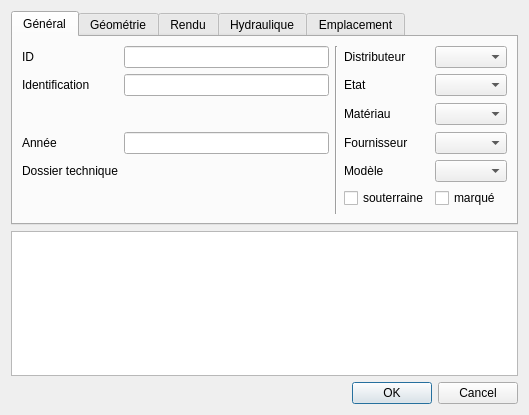
<?xml version="1.0" encoding="UTF-8"?>
<ui version="4.0">
 <class>Dialog</class>
 <widget class="QDialog" name="Dialog">
  <property name="geometry">
   <rect>
    <x>0</x>
    <y>0</y>
    <width>529</width>
    <height>415</height>
   </rect>
  </property>
  <property name="windowTitle">
   <string>Hydrantes</string>
  </property>
  <layout class="QGridLayout" name="gridLayout">
   <item row="11" column="0">
    <widget class="QDialogButtonBox" name="buttonBox">
     <property name="orientation">
      <enum>Qt::Horizontal</enum>
     </property>
     <property name="standardButtons">
      <set>QDialogButtonBox::Cancel|QDialogButtonBox::Ok</set>
     </property>
    </widget>
   </item>
   <item row="0" column="0">
    <widget class="QTabWidget" name="tabWidget">
     <property name="currentIndex">
      <number>0</number>
     </property>
     <widget class="QWidget" name="tab">
      <attribute name="title">
       <string>Général</string>
      </attribute>
      <layout class="QGridLayout" name="gridLayout_3">
       <item row="1" column="1">
        <widget class="QLineEdit" name="identification"/>
       </item>
       <item row="1" column="0">
        <widget class="QLabel" name="label_2">
         <property name="text">
          <string>Identification</string>
         </property>
        </widget>
       </item>
       <item row="0" column="2" rowspan="7">
        <widget class="Line" name="line_2">
         <property name="orientation">
          <enum>Qt::Vertical</enum>
         </property>
        </widget>
       </item>
       <item row="0" column="0">
        <widget class="QLabel" name="label">
         <property name="text">
          <string>ID</string>
         </property>
        </widget>
       </item>
       <item row="0" column="1">
        <widget class="QLineEdit" name="id">
         <property name="enabled">
          <bool>true</bool>
         </property>
         <property name="readOnly">
          <bool>true</bool>
         </property>
        </widget>
       </item>
       <item row="0" column="3">
        <widget class="QLabel" name="label_16">
         <property name="text">
          <string>Distributeur</string>
         </property>
        </widget>
       </item>
       <item row="0" column="4">
        <widget class="QComboBox" name="fk_distributor"/>
       </item>
       <item row="1" column="4">
        <widget class="QComboBox" name="fk_status"/>
       </item>
       <item row="1" column="3">
        <widget class="QLabel" name="label_8">
         <property name="text">
          <string>Etat</string>
         </property>
        </widget>
       </item>
       <item row="3" column="4">
        <widget class="QComboBox" name="fk_provider"/>
       </item>
       <item row="3" column="3">
        <widget class="QLabel" name="label_10">
         <property name="text">
          <string>Fournisseur</string>
         </property>
        </widget>
       </item>
       <item row="4" column="4">
        <widget class="QComboBox" name="fk_model_sup"/>
       </item>
       <item row="4" column="3">
        <widget class="QLabel" name="label_20">
         <property name="text">
          <string>Modèle</string>
         </property>
        </widget>
       </item>
       <item row="5" column="3">
        <widget class="QCheckBox" name="underground">
         <property name="text">
          <string>souterraine</string>
         </property>
        </widget>
       </item>
       <item row="3" column="0">
        <widget class="QLabel" name="label_7">
         <property name="text">
          <string>Année</string>
         </property>
        </widget>
       </item>
       <item row="3" column="1">
        <widget class="QLineEdit" name="year"/>
       </item>
       <item row="2" column="1">
        <spacer name="verticalSpacer">
         <property name="orientation">
          <enum>Qt::Vertical</enum>
         </property>
         <property name="sizeHint" stdset="0">
          <size>
           <width>20</width>
           <height>40</height>
          </size>
         </property>
        </spacer>
       </item>
       <item row="2" column="4">
        <widget class="QComboBox" name="fk_material"/>
       </item>
       <item row="2" column="3">
        <widget class="QLabel" name="label_3">
         <property name="text">
          <string>Matériau</string>
         </property>
        </widget>
       </item>
       <item row="4" column="1" rowspan="2">
        <widget class="QgsRelationReferenceWidget" name="fk_folder"/>
       </item>
       <item row="4" column="0">
        <widget class="QLabel" name="label_4">
         <property name="text">
          <string>Dossier technique</string>
         </property>
        </widget>
       </item>
       <item row="5" column="4">
        <widget class="QCheckBox" name="marked">
         <property name="text">
          <string>marqué</string>
         </property>
        </widget>
       </item>
      </layout>
     </widget>
     <widget class="QWidget" name="tab_2">
      <attribute name="title">
       <string>Géométrie</string>
      </attribute>
      <layout class="QGridLayout" name="gridLayout_2">
       <item row="0" column="2" rowspan="5">
        <widget class="Line" name="line">
         <property name="orientation">
          <enum>Qt::Vertical</enum>
         </property>
        </widget>
       </item>
       <item row="5" column="1">
        <spacer name="verticalSpacer_3">
         <property name="orientation">
          <enum>Qt::Vertical</enum>
         </property>
         <property name="sizeHint" stdset="0">
          <size>
           <width>20</width>
           <height>40</height>
          </size>
         </property>
        </spacer>
       </item>
       <item row="4" column="1">
        <widget class="QComboBox" name="fk_precision">
         <property name="sizeAdjustPolicy">
          <enum>QComboBox::AdjustToContents</enum>
         </property>
        </widget>
       </item>
       <item row="4" column="0">
        <widget class="QLabel" name="label_19">
         <property name="text">
          <string>Précision</string>
         </property>
        </widget>
       </item>
       <item row="1" column="0">
        <widget class="QLabel" name="label_5">
         <property name="text">
          <string>Altitude réelle</string>
         </property>
        </widget>
       </item>
       <item row="1" column="1">
        <widget class="QLineEdit" name="altitude"/>
       </item>
       <item row="2" column="1">
        <widget class="QComboBox" name="fk_precisionalti"/>
       </item>
       <item row="2" column="0">
        <widget class="QLabel" name="label_6">
         <property name="text">
          <string>Précision alti.</string>
         </property>
        </widget>
       </item>
       <item row="3" column="1">
        <widget class="QComboBox" name="fk_object_reference"/>
       </item>
       <item row="3" column="0">
        <widget class="QLabel" name="label_9">
         <property name="text">
          <string>Pt. de réf.</string>
         </property>
        </widget>
       </item>
       <item row="1" column="3">
        <widget class="QLabel" name="label_15">
         <property name="text">
          <string>Folios</string>
         </property>
        </widget>
       </item>
       <item row="1" column="4">
        <widget class="QLineEdit" name="_printmaps">
         <property name="enabled">
          <bool>true</bool>
         </property>
         <property name="readOnly">
          <bool>true</bool>
         </property>
        </widget>
       </item>
       <item row="2" column="3">
        <widget class="QLabel" name="label_12">
         <property name="text">
          <string>Commune</string>
         </property>
        </widget>
       </item>
       <item row="2" column="4">
        <widget class="QComboBox" name="fk_district"/>
       </item>
       <item row="3" column="3">
        <widget class="QLabel" name="label_14">
         <property name="text">
          <string>Zone de pression</string>
         </property>
        </widget>
       </item>
       <item row="3" column="4">
        <widget class="QComboBox" name="fk_pressurezone">
         <property name="enabled">
          <bool>false</bool>
         </property>
        </widget>
       </item>
      </layout>
     </widget>
     <widget class="QWidget" name="tab_3">
      <attribute name="title">
       <string>Rendu</string>
      </attribute>
      <layout class="QGridLayout" name="gridLayout_4">
       <item row="0" column="0">
        <widget class="QGroupBox" name="groupBox">
         <property name="title">
          <string>Label</string>
         </property>
         <layout class="QGridLayout" name="gridLayout_5">
          <item row="4" column="0">
           <spacer name="verticalSpacer_2">
            <property name="orientation">
             <enum>Qt::Vertical</enum>
            </property>
            <property name="sizeHint" stdset="0">
             <size>
              <width>20</width>
              <height>10</height>
             </size>
            </property>
           </spacer>
          </item>
          <item row="0" column="0">
           <widget class="QLabel" name="label_13">
            <property name="text">
             <string>1/250</string>
            </property>
           </widget>
          </item>
          <item row="2" column="1">
           <widget class="QComboBox" name="label_2_visible">
            <property name="sizeAdjustPolicy">
             <enum>QComboBox::AdjustToContents</enum>
            </property>
           </widget>
          </item>
          <item row="0" column="1">
           <widget class="QComboBox" name="label_1_visible">
            <property name="sizeAdjustPolicy">
             <enum>QComboBox::AdjustToContents</enum>
            </property>
           </widget>
          </item>
          <item row="2" column="0">
           <widget class="QLabel" name="label_17">
            <property name="text">
             <string>1/5000</string>
            </property>
           </widget>
          </item>
          <item row="0" column="2">
           <widget class="QLineEdit" name="label_1_text"/>
          </item>
          <item row="2" column="2">
           <widget class="QLineEdit" name="label_2_text"/>
          </item>
         </layout>
        </widget>
       </item>
      </layout>
     </widget>
     <widget class="QWidget" name="tab_4">
      <attribute name="title">
       <string>Hydraulique</string>
      </attribute>
      <layout class="QGridLayout" name="gridLayout_7">
       <item row="1" column="2">
        <spacer name="horizontalSpacer">
         <property name="orientation">
          <enum>Qt::Horizontal</enum>
         </property>
         <property name="sizeHint" stdset="0">
          <size>
           <width>40</width>
           <height>20</height>
          </size>
         </property>
        </spacer>
       </item>
       <item row="1" column="0">
        <widget class="QLabel" name="label_22">
         <property name="text">
          <string>Pression dynamique</string>
         </property>
        </widget>
       </item>
       <item row="5" column="0">
        <spacer name="verticalSpacer_4">
         <property name="orientation">
          <enum>Qt::Vertical</enum>
         </property>
         <property name="sizeHint" stdset="0">
          <size>
           <width>20</width>
           <height>40</height>
          </size>
         </property>
        </spacer>
       </item>
       <item row="3" column="0">
        <widget class="QLabel" name="label_24">
         <property name="text">
          <string>Mesuré le</string>
         </property>
        </widget>
       </item>
       <item row="0" column="1">
        <widget class="QLineEdit" name="pressure_static"/>
       </item>
       <item row="2" column="1">
        <widget class="QLineEdit" name="flow"/>
       </item>
       <item row="1" column="1">
        <widget class="QLineEdit" name="pressure_dynamic"/>
       </item>
       <item row="2" column="0">
        <widget class="QLabel" name="label_23">
         <property name="text">
          <string>Débit</string>
         </property>
        </widget>
       </item>
       <item row="0" column="0">
        <widget class="QLabel" name="label_21">
         <property name="text">
          <string>Pression statique</string>
         </property>
        </widget>
       </item>
       <item row="4" column="0">
        <widget class="QLabel" name="label_25">
         <property name="text">
          <string>Mesuré par</string>
         </property>
        </widget>
       </item>
       <item row="4" column="1">
        <widget class="QLineEdit" name="observation_source"/>
       </item>
       <item row="3" column="1">
        <widget class="QgsDateTimeEdit" name="observation_date"/>
       </item>
      </layout>
     </widget>
     <widget class="QWidget" name="tab_5">
      <attribute name="title">
       <string>Emplacement</string>
      </attribute>
      <layout class="QGridLayout" name="gridLayout_8">
       <item row="0" column="0">
        <layout class="QVBoxLayout" name="verticalLayout">
         <item>
          <widget class="QListWidget" name="fk_locationtype"/>
         </item>
        </layout>
       </item>
      </layout>
     </widget>
    </widget>
   </item>
   <item row="10" column="0">
    <widget class="QPlainTextEdit" name="remark"/>
   </item>
  </layout>
 </widget>
 <customwidgets>
  <customwidget>
   <class>QgsDateTimeEdit</class>
   <extends>QDateTimeEdit</extends>
   <header>qgsdatetimeedit.h</header>
  </customwidget>
  <customwidget>
   <class>QgsRelationReferenceWidget</class>
   <extends>QWidget</extends>
   <header>qgsrelationreferencewidget.h</header>
  </customwidget>
 </customwidgets>
 <resources/>
 <connections>
  <connection>
   <sender>buttonBox</sender>
   <signal>accepted()</signal>
   <receiver>Dialog</receiver>
   <slot>accept()</slot>
   <hints>
    <hint type="sourcelabel">
     <x>248</x>
     <y>254</y>
    </hint>
    <hint type="destinationlabel">
     <x>157</x>
     <y>274</y>
    </hint>
   </hints>
  </connection>
  <connection>
   <sender>buttonBox</sender>
   <signal>rejected()</signal>
   <receiver>Dialog</receiver>
   <slot>reject()</slot>
   <hints>
    <hint type="sourcelabel">
     <x>316</x>
     <y>260</y>
    </hint>
    <hint type="destinationlabel">
     <x>286</x>
     <y>274</y>
    </hint>
   </hints>
  </connection>
 </connections>
</ui>
